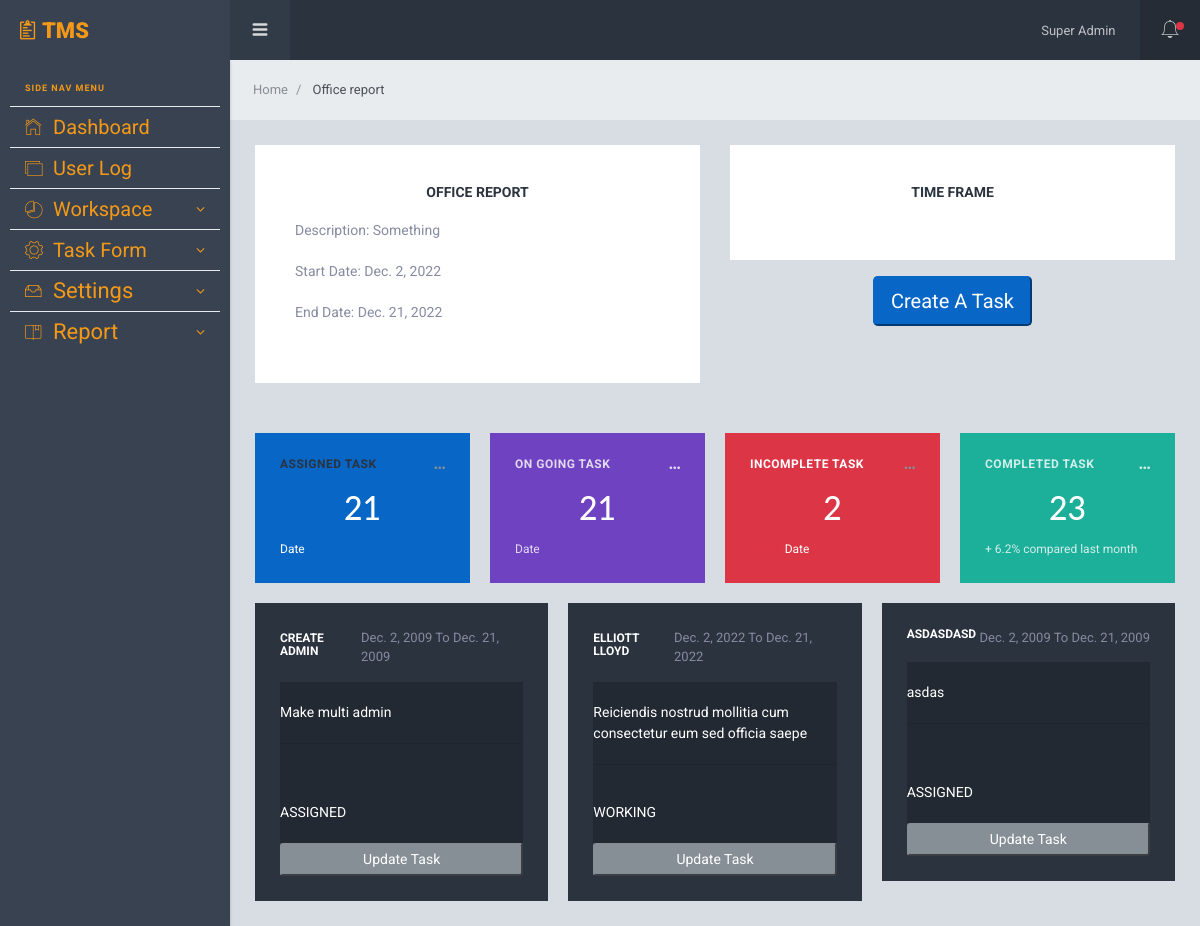
/project/project/8/ (signed in), run on the app's committed database.
### App_Project/models.py (models this page shows, shortened)
class Project(models.Model):
    name = models.CharField(max_length=255)
    description = models.TextField(max_length=500, blank=True, null=True)
    start_date = models.DateField()
    end_date = models.DateField()
    manager = models.ForeignKey(Employee, on_delete=models.CASCADE, related_name='managed_projects')
    employees = models.ManyToManyField(Employee, related_name='projects')

class Task(models.Model):
    STATUS_CHOICES = (
        ('ASSIGNED', 'Assigned'),
        ('WORKING', 'Working'),
        ('COMPLETED', 'Completed'),
        ('INCOMPLETED', 'Incompleted'),
    )
    name = models.CharField(max_length=255)
    description = models.TextField(max_length=500, blank=True, null=True)
    start_date = models.DateField()
    end_date = models.DateField()
    project = models.ForeignKey(Project, on_delete=models.CASCADE, related_name = 'tasks')
    assigned_to = models.ManyToManyField(Employee, related_name='assigned_tasks')
    status = models.CharField(max_length=20, choices=STATUS_CHOICES, default='ASSIGNED')
    completed_by = models.ManyToManyField(Employee, related_name='completed_tasks', blank=True)
    created_at = models.DateTimeField(auto_now_add=True)
    updated_at = models.DateTimeField(auto_now=True)

### App_Project/views.py (the view)
# urls.py: path('project/<int:pk>/', views.project_detail, name='project_detail'),
@login_required
def project_detail(request, pk):
    project = get_object_or_404(Project, pk=pk)
    tasks = Task.objects.filter(project=project)
    context = {'project': project, 'tasks': tasks}
    return render(request, 'App_Project/project_detail.html', context)

### templates/App_Project/project_detail.html (shortened to what this page needs)
{% extends 'layouts/base.html' %}
{% load crispy_forms_tags %}
{% block span_block %}
{{ project.name }}
{% endblock span_block %}
{% block body_block %}
<div class="row mg-b-50">
  <div class="col-xl-6">
    <div class="card pd-20 pd-sm-40">
      <h2 class="card-body-title">{{ project.name }}</h2>
      <p>Description: {{ project.description }}</p>
      <p>Start Date: {{ project.start_date }}</p>
      <p>End Date: {{ project.end_date }}</p>
    </div>
  </div>
  <div class="col-xl-6">
    <div class="row">
      <div class="col-xl-12">
        <div class="card pd-20 pd-sm-40">
          <h2 class="card-body-title">Time Frame</h2>
        </div>
      </div>
    </div>
    <div class="row mt-3 align-left">
      <div class="col-xl-12">
        <div class="">
          <h2 class="card-body-title"><button class="btn-lg btn-primary"><a class="text-white" href="{% url 'App_Project:create_task' project.pk %}">Create A Task</a></button></h2>
        </div>
      </div>
    </div>
  </div>
</div>
<div class="row row-sm mg-t-20">
  <div class="col-sm-6 col-xl-3">
    <div class="card pd-20 pd-sm-25 bg-primary">
      <div class="d-flex align-items-center justify-content-between mg-b-10">
        <h6 class="card-body-title tx-12 tx-spacing-1">Assigned Task</h6>
        <a href="" class="tx-gray-600 hover-info"
          ><i class="icon ion-more"></i
        ></a>
      </div>
      <h2 class="tx-white tx-lato tx-center mg-b-15">21</h2>
      <p class="mg-b-0 tx-12 tx-white"> Date</p>
    </div>
  </div>
  <div class="col-sm-6 col-xl-3 mg-t-20 mg-sm-t-0">
    <div class="card bg-purple tx-white pd-25">
      <div class="d-flex align-items-center justify-content-between mg-b-10">
        <h6 class="card-body-title tx-12 tx-white-8 tx-spacing-1">
          On Going Task
        </h6>
        <a href="" class="tx-white-8 hover-white"
          ><i class="icon ion-more"></i
        ></a>
      </div>
      <h2 class="tx-lato tx-center mg-b-15">21</h2>
      <p class="mg-b-0 tx-12 op-8">Date</p>
    </div>
  </div>
  <div class="col-sm-6 col-xl-3 mg-t-20 mg-xl-t-0">
    <div class="card pd-20 pd-sm-25 bg-danger">
      <div class="d-flex align-items-center justify-content-between mg-b-10">
        <h6 class="card-body-title tx-12 tx-spacing-1 tx-white">
          Incomplete Task
        </h6>
        <a href="" class="tx-gray-600 hover-info"
          ><i class="icon ion-more"></i
        ></a>
      </div>
      <h2 class="tx-white tx-lato tx-center mg-b-15">2</h2>
      <p class="mg-b-0 tx-12 tx-white">
        <span class="tx-danger">- 3.4%</span> Date
      </p>
    </div>
  </div>
  <div class="col-sm-6 col-xl-3 mg-t-20 mg-xl-t-0">
    <div class="card bg-teal tx-white pd-25">
      <div class="d-flex align-items-center justify-content-between mg-b-10">
        <h6 class="card-body-title tx-12 tx-white-8 tx-spacing-1">
          Completed Task
        </h6>
        <a href="" class="tx-white-8 hover-white"
          ><i class="icon ion-more"></i
        ></a>
      </div>
      <h2 class="tx-lato tx-center mg-b-15">23</h2>
      <p class="mg-b-0 tx-12 op-8">+ 6.2% compared last month</p>
    </div>
  </div>
</div>
<div class="row row-sm mg-t-20">
  {% for task in project.tasks.all %}
  <div class="col-md-6 col-xl-4 mg-t-20 mg-xl-t-0">
    <div class="card pd-20 pd-sm-25 bg-sl-primary">
      <div class="d-flex justify-content-between align-items-center mg-b-15">
        <h6 class="card-body-title tx-white tx-12 mg-b-5">{{ task.name }}</h6>
        <p class="tx-13 mg-b-0">{{ task.start_date }} To {{ task.end_date }}</p>
      </div>
      <div class="bg-black-2 text-white">
        <div id="rickshaw3" class="wd-100p ht-100 text-white">
          <p>{{ task.description }}</p>
          <hr>
        </div>
        <p>{{ task.status }}</p>
      </div>
     <button class="btn-sm btn-secondary"><a class="text-white" href="{% url 'App_Project:edit_task' pk=task.pk %}">Update Task</a></button>
    </div>
  </div>
  {% endfor %}
</div>
{% endblock body_block %}

### static/assets/css/custom.css (style rules this page uses)
* { cursor: pointer; }
h2 { text-align: center; margin-bottom: 20px; }

### data on the page
Project: name "Office report", name "OFFICE REPORT", description "Something", start_date "Dec. 2, 2022", end_date "Dec. 21, 2022"
Task: name "CREATE ADMIN", start_date "Dec. 2, 2009", end_date "Dec. 21, 2009", description "Make multi admin", status "ASSIGNED"
Task: name "ELLIOTT LLOYD", start_date "Dec. 2, 2022", end_date "Dec. 21, 2022", description "Reiciendis nostrud mollitia cum consectetur eum sed officia saepe", status "WORKING"
Task: name "ASDASDASD", start_date "Dec. 2, 2009", end_date "Dec. 21, 2009", description "asdas", status "ASSIGNED"
